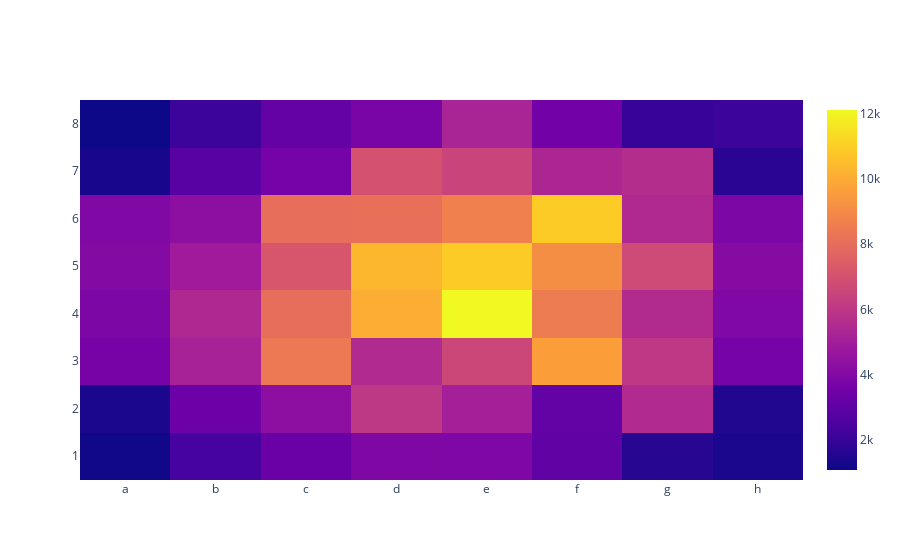

Notebook source saved alongside this figure:
### Code cell
def move_squares(game):
    board = game.board()
    results = {}
    for letter in 'abcdefgh':
        for number in range(1, 9):
            results[letter + str(number)] = 0
            
    for move in game.mainline_moves():
        if not board.is_castling(move):
            to_ = move.uci()[2:4]
            results[to_] += 1
            
    return results

def move_squares_total(games):
    results = {}
    for letter in 'abcdefgh':
        for number in range(1, 9):
            results[letter + str(number)] = 0
            
    for game in games:
        results_game = move_squares(game)
        for square in results.keys():
            results[square] += results_game[square]
            
    return results

move_squares_dict = move_squares_total(games)
data_ = []
text_ = []
for number in range(1, 9):
    results = []
    text_inter = []
    for letter in 'abcdefgh':
        results.append(move_squares_dict[letter + str(number)])
        text_inter.append(letter + str(number) + f' - {move_squares_dict[letter + str(number)]}')
    data_.append(results)
    text_.append(text_inter)

fig = go.Figure(data=go.Heatmap(
                    hoverinfo='text',
                    text=text_,
                    z=data_,
                    x='a b c d e f g h'.split(' '),
                    y=[i for i in range(1, 9)]
))
fig.show()

### Figure 1 — Plotly figure (JSON) as saved in the notebook; plotly's stock layout.template omitted (floating-point values rounded to 4 significant figures)
{"data": [{"hoverinfo": "text", "text": [["a1 - 1172", "b1 - 2326", "c1 - 3312", "d1 - 3930", "e1 - 3896", "f1 - 3037", "g1 - 1642", "h1 - 1371"], ["a2 - 1367", "b2 - 3374", "c2 - 4298", "d2 - 6054", "e2 - 5084", "f2 - 3132", "g2 - 5502", "h2 - 1507"], ["a3 - 3668", "b3 - 5168", "c3 - 8402", "d3 - 5521", "e3 - 6613", "f3 - 9643", "g3 - 6043", "h3 - 3635"], ["a4 - 3858", "b4 - 5410", "c4 - 8023", "d4 - 10049", "e4 - 12113", "f4 - 8519", "g4 - 5530", "h4 - 3957"], ["a5 - 4050", "b5 - 4893", "c5 - 7176", "d5 - 10351", "e5 - 10924", "f5 - 9115", "g5 - 6734", "h5 - 4095"], ["a6 - 3942", "b6 - 4334", "c6 - 8051", "d6 - 8119", "e6 - 8698", "f6 - 10918", "g6 - 5464", "h6 - 3871"], ["a7 - 1332", "b7 - 2847", "c7 - 3662", "d7 - 7034", "e7 - 6479", "f7 - 5352", "g7 - 5615", "h7 - 1719"], ["a8 - 1086", "b8 - 2087", "c8 - 3166", "d8 - 3740", "e8 - 5255", "f8 - 3531", "g8 - 1973", "h8 - 2119"]], "type": "heatmap", "x": ["a", "b", "c", "d", "e", "f", "g", "h"], "y": [1, 2, 3, 4, 5, 6, 7, 8], "z": [[1172, 2326, 3312, 3930, 3896, 3037, 1642, 1371], [1367, 3374, 4298, 6054, 5084, 3132, 5502, 1507], [3668, 5168, 8402, 5521, 6613, 9643, 6043, 3635], [3858, 5410, 8023, 10049, 12113, 8519, 5530, 3957], [4050, 4893, 7176, 10351, 10924, 9115, 6734, 4095], [3942, 4334, 8051, 8119, 8698, 10918, 5464, 3871], [1332, 2847, 3662, 7034, 6479, 5352, 5615, 1719], [1086, 2087, 3166, 3740, 5255, 3531, 1973, 2119]]}], "layout": {}}
